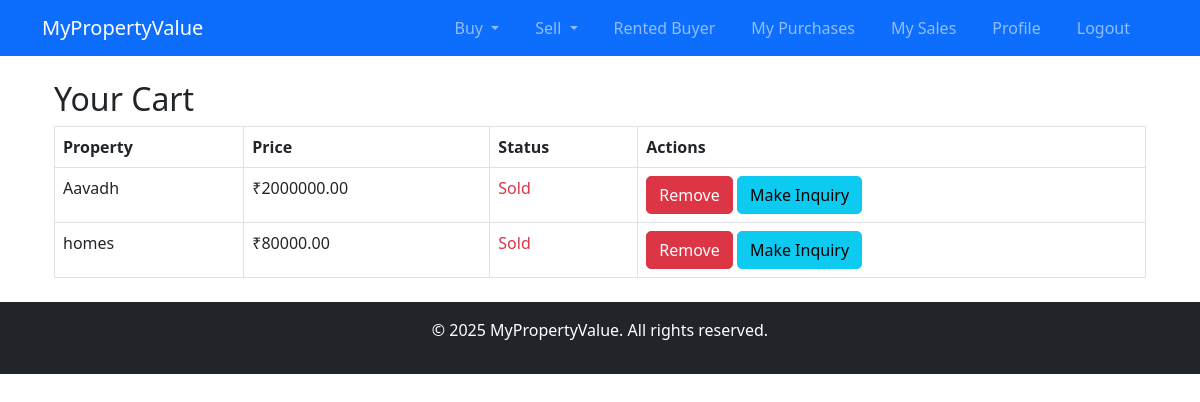
/users/cart/ (signed in), run on the app's committed database.
### users/models.py (models this page shows, shortened)
class Cart(models.Model):
    BUYER_TYPE_CHOICES = [
        ('retailer_buyer', 'Retailer Buyer'),
        ('investor_buyer', 'Investor Buyer'),
        ('rented_buyer', 'Rented Buyer'),
    ]
    user = models.ForeignKey(User, on_delete=models.CASCADE)
    property = models.ForeignKey(Property, on_delete=models.CASCADE)
    buyer_type = models.CharField(max_length=20, choices=BUYER_TYPE_CHOICES, default='retailer_buyer')
    added_at = models.DateTimeField(auto_now_add=True)

class Property(models.Model):
    PROPERTY_TYPES = [
        ('Residential', 'Residential'),
        ('Commercial', 'Commercial'),
    ]
    STATUS_CHOICES = [
        ('Available', 'Available'),
        ('Not Available', 'Not Available'),
    ]
    title = models.CharField(max_length=255)
    image = models.ImageField(upload_to='property_images/', blank=True, null=True)
    description = models.TextField()
    price = models.DecimalField(max_digits=12, decimal_places=2)
    property_type = models.CharField(max_length=20, choices=PROPERTY_TYPES)
    location = models.CharField(max_length=255)
    owner = models.ForeignKey(User, on_delete=models.CASCADE)
    name = models.CharField(max_length=255, default="Unnamed Property") # New status field
    is_sold = models.BooleanField(default=False)
    status = models.CharField(max_length=20, choices=STATUS_CHOICES, default='Available')  # Add this field

### users/views.py (the view, shortened to what this page needs)
# urls.py: path('cart/', views.view_cart, name='view_cart'),
@login_required
def view_cart(request):
    cart_items = Cart.objects.filter(user=request.user)
    return render(request, 'users/cart.html', {'cart_items': cart_items})

### users/templates/users/cart.html (shortened to what this page needs)
{% extends 'base.html' %} {% block content %}
<div class="container">
  <h2>Your Cart</h2>
  {% if cart_items %}
  <table class="table table-bordered">
    <thead>
      <tr>
        <th>Property</th>
        <th>Price</th>
        <th>Status</th>
        <th>Actions</th>
      </tr>
    </thead>
    <tbody>
      {% for cart_item in cart_items %}
      <tr>
        <td>{{ cart_item.property.title }}</td>
        <td>₹{{ cart_item.property.price }}</td>
        <td>
          {% if cart_item.property.status == 'Available' %}
          <span class="text-success">Available</span>
          {% else %}
          <span class="text-danger">Sold</span>
          {% endif %}
        </td>
        <td>
          <a
            href="{% url 'remove_from_cart' cart_item.id %}"
            class="btn btn-danger"
            >Remove</a
          >
          <button
            class="btn btn-info"
            data-bs-toggle="modal"
            data-bs-target="#inquiryModal{{ cart_item.property.id }}"
          >
            Make Inquiry
          </button>
        </td>
      </tr>
      {% endfor %}
    </tbody>
  </table>
  {% else %}
  <p>Your cart is empty.</p>
  {% endif %}
</div>
{% endblock %}

### static/css/styles.css (style rules this page uses)
.btn { border-radius: 5px; }

### data on the page
Cart: property "Aavadh", property.price "2000000.00", shows "Sold"
Cart: property "homes", property.price "80000.00", shows "Sold"
